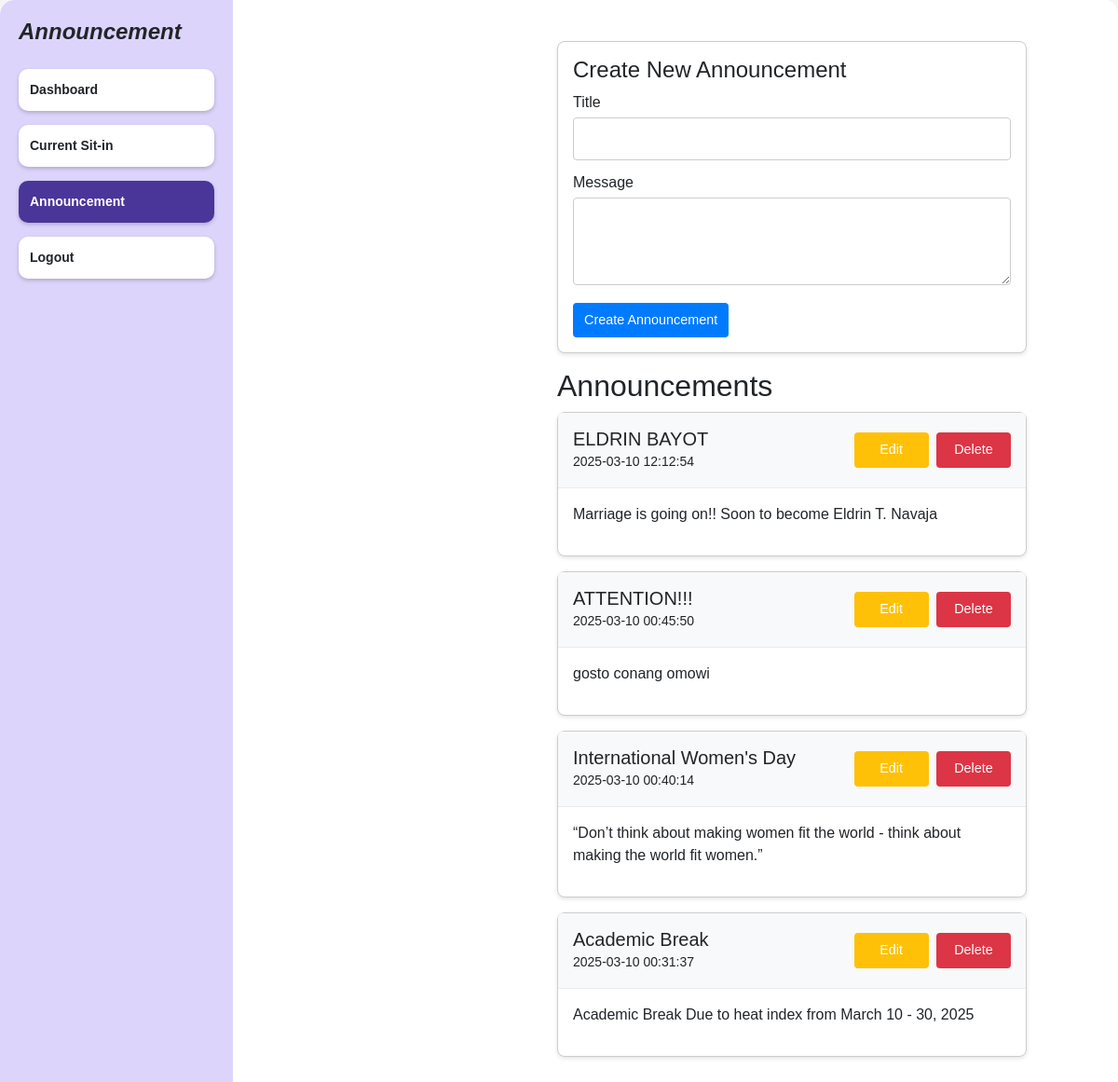
The app's page /announcement (signed in), older data.
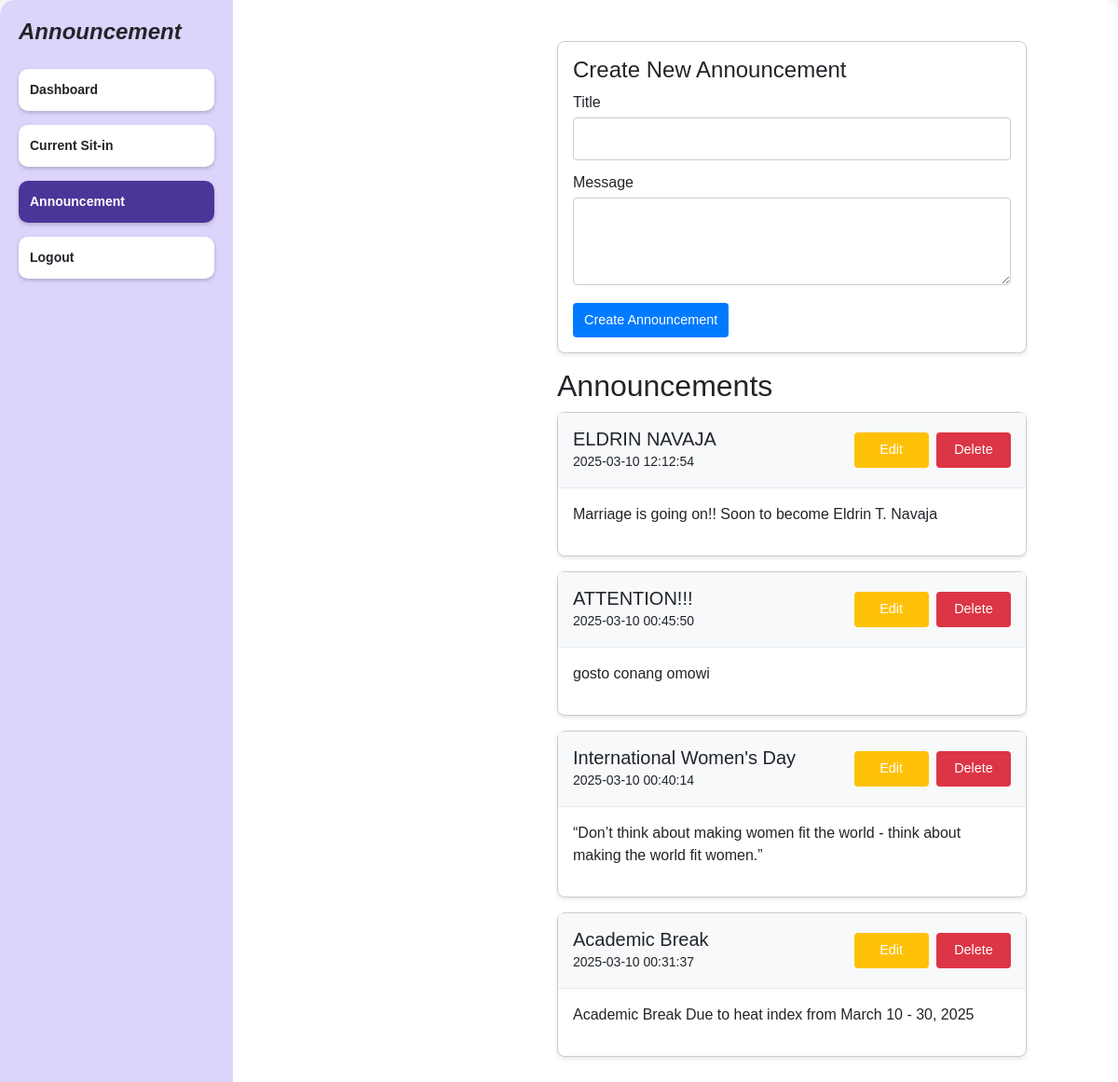
The same page, newer data.
### tables this page shows
CREATE TABLE announcements (
    id INTEGER PRIMARY KEY AUTOINCREMENT,
    title TEXT NOT NULL,
    content TEXT NOT NULL,
    created_at TIMESTAMP DEFAULT CURRENT_TIMESTAMP
);

### app.py (the view, shortened to what this page needs)
@app.route('/announcement', methods=['GET', 'POST'])
@login_required
def announcement():
    conn = get_db_connection()
    cursor = conn.cursor()
    cursor.execute("SELECT id, title, content, created_at FROM announcements ORDER BY created_at DESC")
    announcements = cursor.fetchall()
    cursor.close()  # Fix: Close cursor before closing connection
    conn.close()
    return render_template('announcement.html', announcements=announcements)

### app.py (called while the page is built)
def get_db_connection():
    conn = sqlite3.connect('users.db')
    conn.row_factory = sqlite3.Row
    return conn

def login_required(f):
    @wraps(f)
    def decorated_function(*args, **kwargs):
        if 'user_id' not in session:
            flash("Please log in first!", "warning")
            return redirect(url_for('login'))
        return f(*args, **kwargs)
    return decorated_function

@app.after_request
def add_header(response):
    response.headers['Cache-Control'] = 'no-store, no-cache, must-revalidate, post-check=0, pre-check=0, max-age=0'
    response.headers['Pragma'] = 'no-cache'
    response.headers['Expires'] = '-1'
    return response

### templates/announcement.html (shortened to what this page needs)
{% extends "base.html" %}
{% block content %}
<div class="dashboard-container">
  <div class="sidebar">
    <h1 class="dashboard-title">Announcement</h1>
    <a href="{{ url_for('admin_dashboard') }}" class="menu-btn">Dashboard</a>
    <a href="{{ url_for('current_sit_in') }}" class="menu-btn">Current Sit-in</a>
    <a href="{{ url_for('announcement') }}" class="menu-btn active">Announcement</a>
    <a href="{{ url_for('logout') }}" class="menu-btn logout-btn">Logout</a>
  </div>
  <div class="content">
    <div class="container my-4">
      <div class="card">
        <div class="card-body">
          <h4>Create New Announcement</h4>
          <form method="POST" action="{{ url_for('announcement') }}">
            <div>
              <label for="title">Title</label>
              <input type="text" id="title" name="title" required>
            </div>
            <div>
              <label for="message">Message</label>
              <textarea id="message" name="message" rows="3" required></textarea>
            </div>
            <button type="submit" class="button button-primary">Create Announcement</button>
          </form>
        </div>
      </div>
      <h2>Announcements</h2>
      {% for announcement in announcements %}
      <div class="card">
        <div class="card-header">
          <div>
            <h5 style="margin: 0;">{{ announcement['title'] }}</h5>
            <small>{{ announcement['created_at'] }}</small>
          </div>
          <div>
            <a href="#editModal-{{ announcement['id'] }}" class="button button-warning">Edit</a>
            <form method="POST" action="{{ url_for('delete_announcement', id=announcement['id']) }}" style="display: inline;">
              <button type="submit" class="button button-danger">Delete</button>
            </form>
          </div>
        </div>
        <div class="card-body">
          <p>{{ announcement['content'] }}</p>
        </div>
      </div>
      {% endfor %}
    </div>
  </div>
</div>
{% endblock %}

Row changes from the older to the newer data that the page shows:
changed announcements "Marriage is going on!! Soon to become Eldrin T. Navaja": title "ELDRIN BAYOT" → "ELDRIN NAVAJA"
